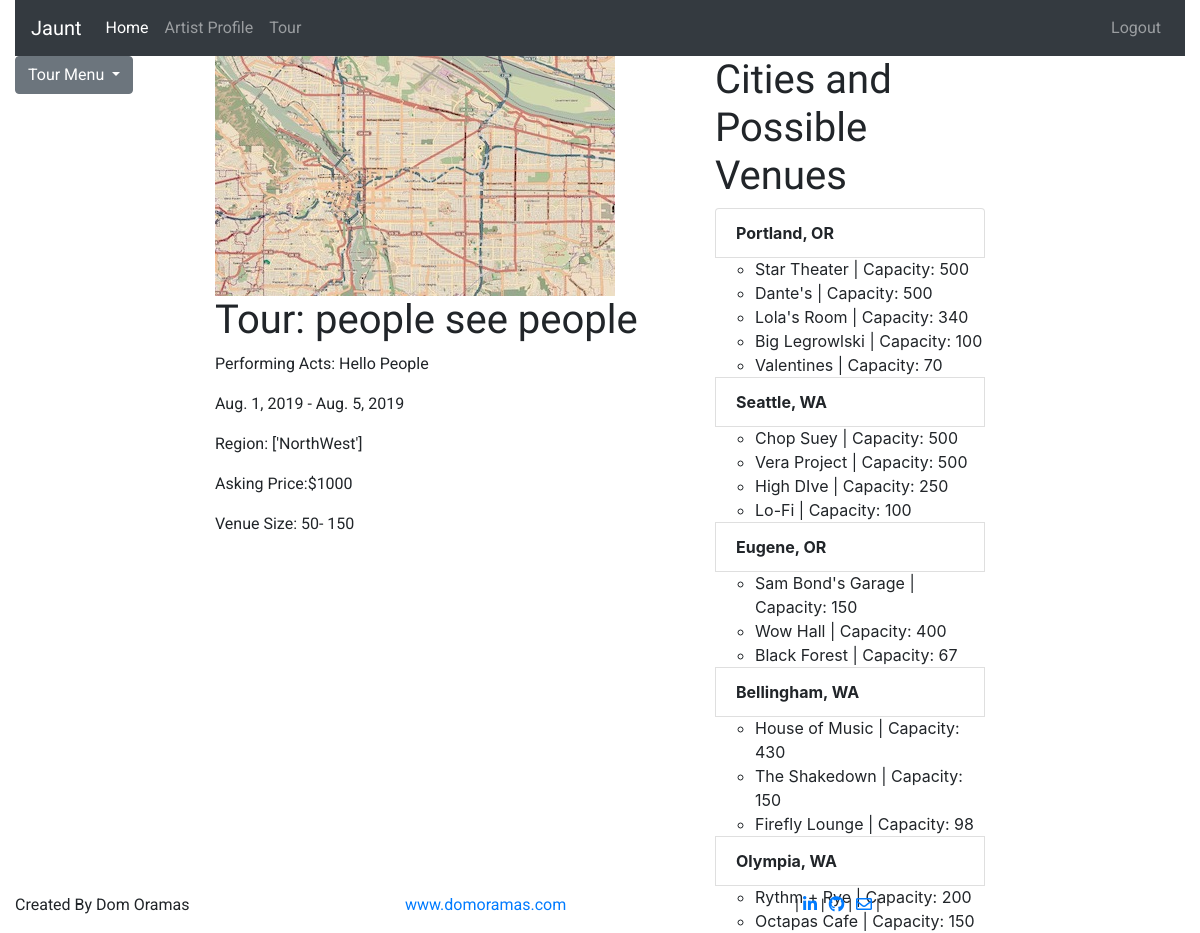
Page /tours/38/ (signed in) on the committed database.
### tours/models.py (models this page shows, shortened)
class Tour(models.Model):
  artist = models.ForeignKey(ArtistProfile, on_delete=models.CASCADE)
  tour_name = models.CharField(max_length= 200)
  performers = models.CharField(max_length= 200)
  guarantee = models.IntegerField()
  door_split = models.BooleanField(default=False)
  hotel_needed = models.BooleanField(default= False)
  venue_size = models.CharField(max_length= 20)
  date_start = models.DateField()
  date_end = models.DateField()
  region = models.CharField(max_length= 20)
  tour_pic= models.IntegerField(null=True, blank=True)
  city_list= models.TextField()

class City(models.Model):
  region = models.ForeignKey(Region, on_delete= models.CASCADE)
  city = models.CharField(max_length= 20)
  state = models.CharField(max_length = 2)
  priority = models.IntegerField()
  class Meta:
    verbose_name_plural = "Cities"

class Venue(models.Model):
  city = models.ForeignKey(City, on_delete= models.CASCADE)
  name = models.CharField(max_length= 30)
  capacity = models.IntegerField()
  address= models.CharField(max_length = 200, null=True, blank=True)

### tours/views.py (the view)
# urls.py: path('<int:pk>/', views.TourView.as_view(), name='tours_detail'),
class TourView(LoginRequiredMixin, DetailView):
  model = Tour
  template_name = "tours_detail.html"
  def get_context_data(self, **kwargs):
    context = super().get_context_data(**kwargs)
    cities = ast.literal_eval(self.object.city_list)
    context["cities"] = [City.objects.get(city= city[0]) for city in cities]
    return context

### templates/tours_detail.html (shortened to what this page needs)
{% extends 'base.html' %}
{% load static %}
{% block content %}
{% if user.is_authenticated %}
<div class = "row">
  <div class="col-2 bd-sidebar">
    <div class="dropdown">
  <a class="btn btn-secondary dropdown-toggle" href="#" role="button" id="dropdownMenuLink" data-toggle="dropdown" aria-haspopup="true" aria-expanded="false">
   Tour Menu
  </a>
</div>
  </div>
  <div class=" col-5 bd-content">
    <img src ="{% static 'images/street_map.jpg' %}" alt= "street map">
    <h1 class="bd-title">Tour: {{tour.tour_name}}</h1>
    <p class= "bd-lead">Performing Acts: {{tour.performers}}</p>
    <p class= "bd-lead">{{tour.date_start}} - {{tour.date_end}}</p>
    <p class= "bd-lead">Region: {{tour.region}} </p>
    <p class= "bd-lead">Asking Price:${{tour.guarantee}} </p>
    <p class= "bd-lead">Venue Size: {{tour.venue_size}} </p>
  </div>
      {% else %}
        <p>You are not logged in</p>
        <a href="{% url 'login' %}">login</a> |
        <a href="{% url 'signup' %}">sign up</a>
      {% endif %}
  <div class=" col-3 bd-content">
    <h1>Cities and Possible Venues</h1>
    <ul class="list-group list-group flush">
  {% for city in cities %}
    <li class="list-group-item"><strong> {{city.city}}, {{city.state}} </strong></li>
      <ul>
   {% for venue in city.venue_set.all %}
      <li> {{venue.name}} | Capacity: {{venue.capacity}} </li>
    {% endfor %}
      </ul>
  {% endfor %}
    </ul>
  </div>
{% endblock %}

### static/jaunt/css/base.css (style rules this page uses)
h1, h2, h3, h4, h5 { font-family: 'Changa One', cursive; }
p, a { font-family: 'Roboto', sans-serif; }
p { font-size: 12pt }

### rows in the picture
Tour: tour_name "people see people", performers "Hello People", date_start "Aug. 1, 2019", date_end "Aug. 5, 2019", region "['NorthWest']", guarantee "1000", venue_size "50- 150"
City: city "Portland", state "OR"
Venue: name "Star Theater", capacity "500"
Venue: name "Dante's", capacity "500"
Venue: name "Lola's Room", capacity "340"
Venue: name "Big Legrowlski", capacity "100"
Venue: name "Valentines", capacity "70"
City: city "Seattle", state "WA"
Venue: name "Chop Suey", capacity "500"
Venue: name "Vera Project", capacity "500"
Venue: name "High DIve", capacity "250"
Venue: name "Lo-Fi", capacity "100"
City: city "Eugene", state "OR"
Venue: name "Sam Bond's Garage", capacity "150"
Venue: name "Wow Hall", capacity "400"
Venue: name "Black Forest", capacity "67"
City: city "Bellingham", state "WA"
Venue: name "House of Music", capacity "430"
Venue: name "The Shakedown", capacity "150"
Venue: name "Firefly Lounge", capacity "98"
City: city "Olympia", state "WA"
Venue: name "Rythm + Rye", capacity "200"
Venue: name "Octapas Cafe", capacity "150"
